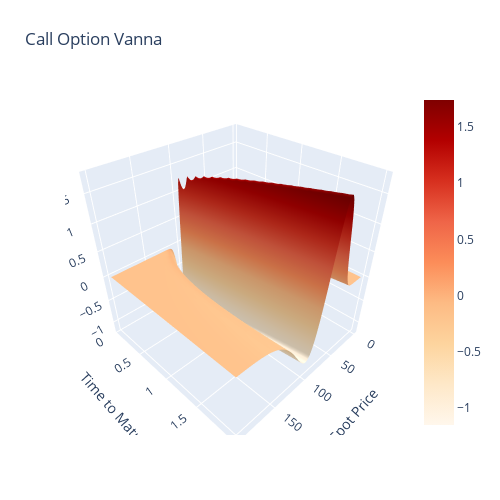

Notebook cell for this chart:
### Code cell
K = 100
r = 0.05
q = 0.05
sigma = 0.2
Vn = np.zeros_like(D)
Ch = np.zeros_like(D)
for t in enumerate(maturities):
    o.T = t[1]
    for s in enumerate(spots):
        d1 = (log(s[1] / K) + (r - q + sigma *2 / 2) * t[1]) / (sigma * sqrt(t[1]))
        d2 = d1 - sigma * sqrt(t[1])
        Vn[t[0], s[0]] = -exp(q * t[1]) * d2 * stats.norm.pdf(d1, 0, 1) / sigma
        Ch[t[0], s[0]] = -exp(q * t[1]) * (stats.norm.pdf(d1, 0, 1) * ((r - q) / (sigma * sqrt(t[1])) - \
                                                                     d2 / (2 * t[1])) - q * stats.norm.cdf(d1, 0, 1))
#Figure 2
fig = go.Figure(data=[go.Surface(z=Vn, x=T, y=S, colorscale="OrRd")])
fig.update_layout(title='Call Option Vanna', autosize=False,
                  width=500, height=500,
                  margin=dict(l=65, r=50, b=65, t=90),
                  scene=dict(xaxis_title="Spot Price",
                             yaxis_title="Time to Maturity",
                             zaxis_title="Vanna"))
fig.show()

### Figure 1 — Plotly figure (JSON) as saved in the notebook; plotly's stock layout.template omitted (floating-point values rounded to 4 significant figures; data arrays with more than 128 entries replaced by an {"elided": "..."} marker saying what was removed)
{"data": [{"colorscale": [[0, "rgb(255,247,236)"], [0.125, "rgb(254,232,200)"], [0.25, "rgb(253,212,158)"], [0.375, "rgb(253,187,132)"], [0.5, "rgb(252,141,89)"], [0.625, "rgb(239,101,72)"], [0.75, "rgb(215,48,31)"], [0.875, "rgb(179,0,0)"], [1, "rgb(127,0,0)"]], "type": "surface", "x": {"elided": "20x200 int values"}, "y": {"elided": "20x200 float values"}, "z": {"elided": "20x200 float values"}}], "layout": {"autosize": false, "height": 500, "margin": {"b": 65, "l": 65, "r": 50, "t": 90}, "scene": {"xaxis": {"title": {"text": "Spot Price"}}, "yaxis": {"title": {"text": "Time to Maturity"}}, "zaxis": {"title": {"text": "Vanna"}}}, "title": {"text": "Call Option Vanna"}, "width": 500}}
